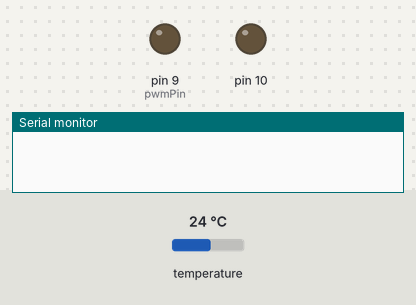
This sketch was run on a simulated Arduino Uno, built with avr-gcc and run on an emulated ATmega328P. On the bench: output pins drawn as LEDs (lit = HIGH), the last lines printed to the serial monitor. The inputs (shaded band) are chosen by the test bench; at power-on: temperature 24 °C.

Above: at 0.1 s.
At 5.8 s:
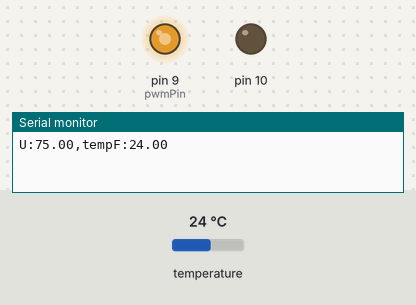
At 44.8 s:
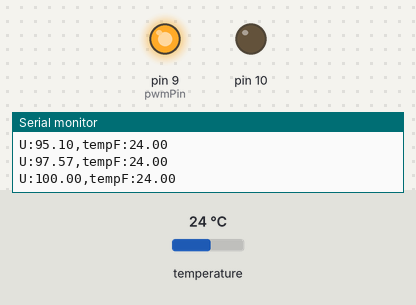
Timing chart, 0 to 45.0 s (numbered marks = the images above):
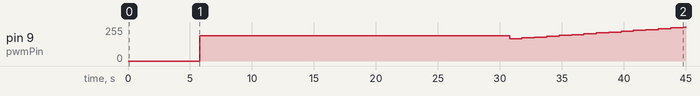

The sketch:

ducha.ino
```cpp
#include <OneWire.h>
#include <DallasTemperature.h>

const int pwmPin = 9;
const int bus=8;
const int Uunits =100;
const int pwmRes =12;
const int pwmMax =4095;

OneWire ourWire(bus);
DallasTemperature sensors(&ourWire);

float tempF=0.0;
unsigned int pwmV=0;
float ref=37;
float U_op = 50.0; // Direct Control Output - FOR OPENLOOP or FEEDFORWARD - Transistor Collector Current [mA]
float U_t = 0.0; // Control Output
float U_p=0.0;
float U_id=0;
float errorP=0;
float errorI=0;
float errorD=0;
float errorL=0;
float m=3.8;
float kp, ki, kd;

// Execution Time Control
long unsigned int pTime = 0;
long unsigned int dTime = 0;
long previousMillis = 0;  // For main loop function
long Ts = 1000; // Sample time in ms
long previousMillis2 = 0; // For auxiliary functions (squarewaves)
bool up = true;
int i = 0;

const byte numChars = 32;
char receivedChars[numChars];
boolean newData = false;

void SetTunings(double Kp, double Ki, double Kd)
{
   kp = Kp;
   ki = Ki;
   kd = Kd;
}

void compute(void){
  unsigned long currentMillis = millis(); // Update current time from the beginning
  if (currentMillis - previousMillis >= Ts && currentMillis>=30000) {
    previousMillis = currentMillis;
    sensors.requestTemperatures();
    tempF = sensors.getTempCByIndex(0);
    errorP=ref-tempF;
    errorI=errorI+(errorP*Ts)/1000;
    errorD=(errorP-errorL)/Ts;


    //U_t = (kp*errorP)*m+(ki*errorI)*m+U_op;
    U_t=U_p+5.035*errorP-4.845*errorL;
    float U_tl = min(max(U_t,0), Uunits); // Saturated Control Output
    pwmV = int((U_tl/Uunits)*pwmMax);

    errorL=errorP;
    U_p=U_t;
    analogWriteADJ(pwmPin, pwmV);

    Serial.print("U:");
    Serial.print(U_tl);
    Serial.print(",");

    Serial.print("tempF:");
    Serial.println(tempF);
  } else{
    ident(currentMillis);

  }


  // Advanced Serial Input Functions
  recvWithStartEndMarkers();
  if (newData == true) {
    parseData();
    newData = false;
  }

}

void ident(unsigned long currentMillis){
  // Measurement, Control, Output Command Signal, Serial Data Communication
 // Update current time from the beginning
  if (currentMillis - previousMillis >= Ts) {
    previousMillis = currentMillis;
    sensors.requestTemperatures();
    tempF = sensors.getTempCByIndex(0);
    U_t = 75;
    float U_tl = min(max(U_t, 0), Uunits); // Saturated Control Output
    pwmV = int((U_tl/Uunits)*pwmMax);
    analogWriteADJ(pwmPin, pwmV);

    Serial.print("U:");
    Serial.print(U_t);
    Serial.print(",");

    Serial.print("tempF:");
    Serial.println(tempF);
  }


}

void setup() {
  // put your setup code here, to run once:
  Serial.begin(115200);
  sensors.begin();
  sensors.setResolution(12);
  setupPWMadj();
  analogWriteADJ(pwmPin, pwmV);
  int clear=0;
  while(clear<10){
    Serial.println();
  clear=clear +1;
  }
  SetTunings(1.3,0.05,0);
  delay(5000);
}

void loop() {
  compute();
}

/* Configure digital pins 9 and 10 as 12-bit PWM outputs (3905 Hz). */
void setupPWMadj() {
  DDRB |= _BV(PB1) | _BV(PB2);        /* set pins as outputs */
  TCCR1A = _BV(COM1A1) | _BV(COM1B1)  /* non-inverting PWM */
      | _BV(WGM11);                   /* mode 14: fast PWM, TOP=ICR1 */
  TCCR1B = _BV(WGM13) | _BV(WGM12)
      | _BV(CS10);                    /* no prescaling */
  ICR1 = 0x0fff;                      /* TOP counter value - SETS RESOLUTION/FREQUENCY */
}

/* 12-bit version of analogWrite(). Works only on pins 9 and 10. (MAX VAL=4095) */
void analogWriteADJ(uint8_t pin, uint16_t val){
  switch (pin) {
    case  9: OCR1A = val; break;
    case 10: OCR1B = val; break;
    }
}

//============ Advanced Serial Input Functions

void recvWithStartEndMarkers() {
    static boolean recvInProgress = false;
    static byte ndx = 0;
    char startMarker = '<'; // Serial input must start with this character
    char endMarker = '>'; // Serial input must end with this character
    char rc;

    while (Serial.available() > 0 && newData == false) {
        rc = Serial.read();

        if (recvInProgress == true) {
            if (rc != endMarker) {
                receivedChars[ndx] = rc;
                ndx++;
                if (ndx >= numChars) {
                    ndx = numChars - 1;
                }
            }
            else {
                receivedChars[ndx] = '\0'; // terminate the string
                recvInProgress = false;
                ndx = 0;
                newData = true;
            }
        }

        else if (rc == startMarker) {
            recvInProgress = true;
        }
    }
}

//============

void parseData() {      // split the data into its parts

    ref = atof(receivedChars);     // convert serial input to a float and update System Reference value with that value

}
```

Measured:
- by itself, pin 9 (pwmPin): 0/255 → 191/255 at 5.8 s, → 167/255 25.0 s later, → 173/255 1.0 s later, → 179/255 1.0 s later, … (16 changes in this stretch)
